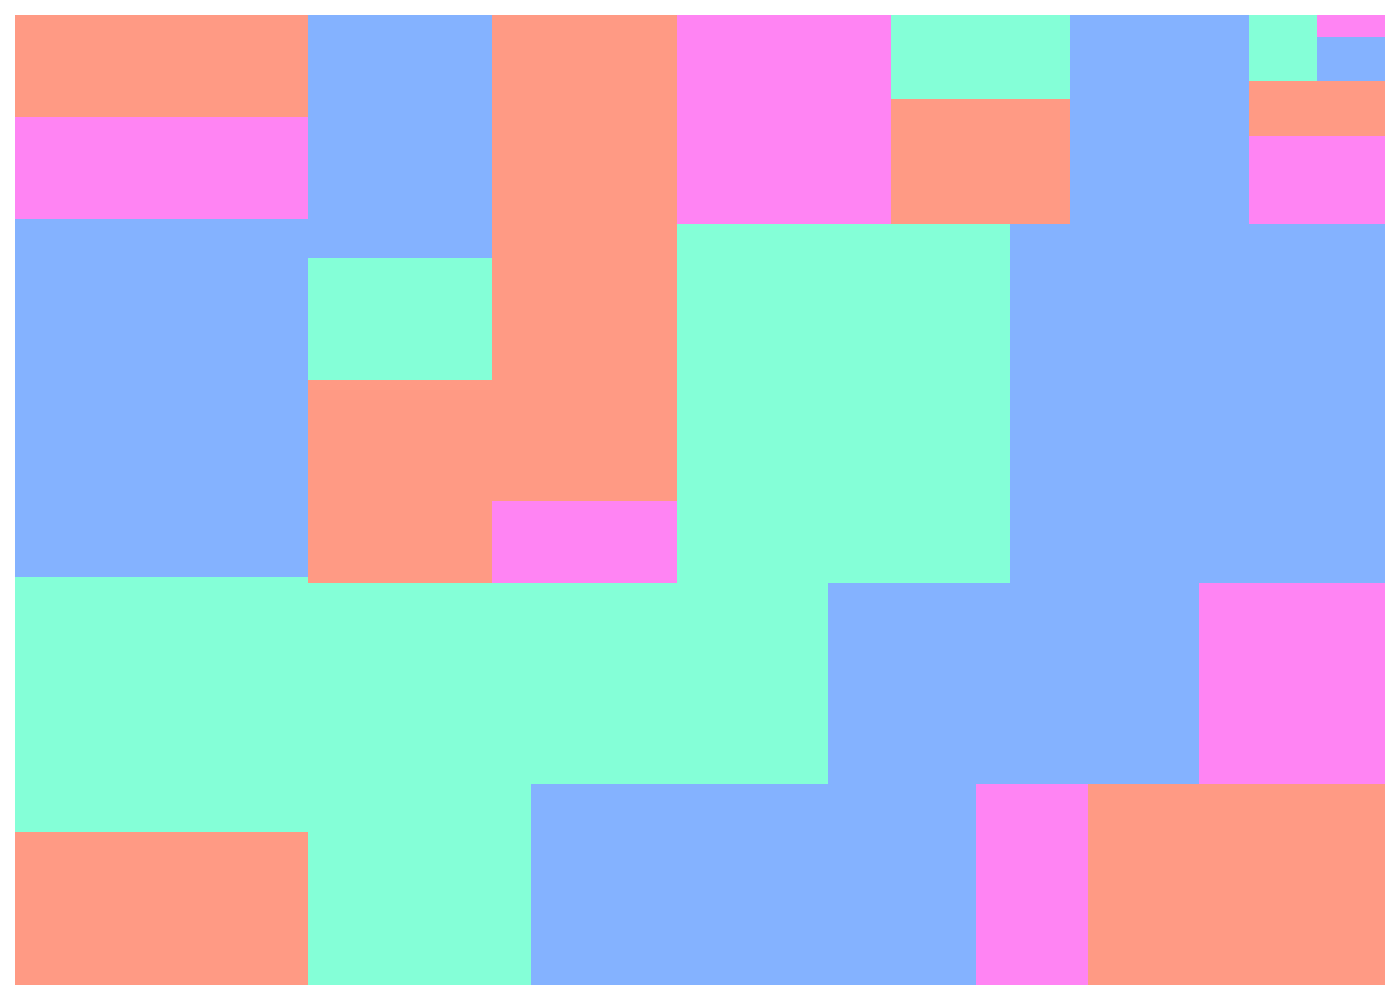

Here is the Python script that generated this plot:
import matplotlib.pyplot as plt
import squarify

renewable_data = {
    'North America': {'Solar': 300, 'Wind': 500, 'Hydro': 700, 'Biomass': 200},
    'South America': {'Solar': 200, 'Wind': 300, 'Hydro': 600, 'Biomass': 150},
    'Europe': {'Solar': 400, 'Wind': 700, 'Hydro': 500, 'Biomass': 250},
    'Africa': {'Solar': 250, 'Wind': 150, 'Hydro': 300, 'Biomass': 100},
    'Asia': {'Solar': 600, 'Wind': 800, 'Hydro': 900, 'Biomass': 300},
    'Oceania': {'Solar': 150, 'Wind': 100, 'Hydro': 250, 'Biomass': 80},
    'Antarctica': {'Solar': 50, 'Wind': 30, 'Hydro': 20, 'Biomass': 10}  # New data series
}

values = []
colors = []
# New color set
new_colors = {
    'Solar': '#FF5733',
    'Wind': '#33FFBD',
    'Hydro': '#3380FF',
    'Biomass': '#FF33EC'
}

for continent, sources in renewable_data.items():
    for source, value in sources.items():
        values.append(value)
        colors.append(new_colors[source])

plt.figure(figsize=(14, 10))
squarify.plot(sizes=values, color=colors, alpha=0.6)

plt.grid(False)
plt.axis('off')
plt.tight_layout()
plt.show()
